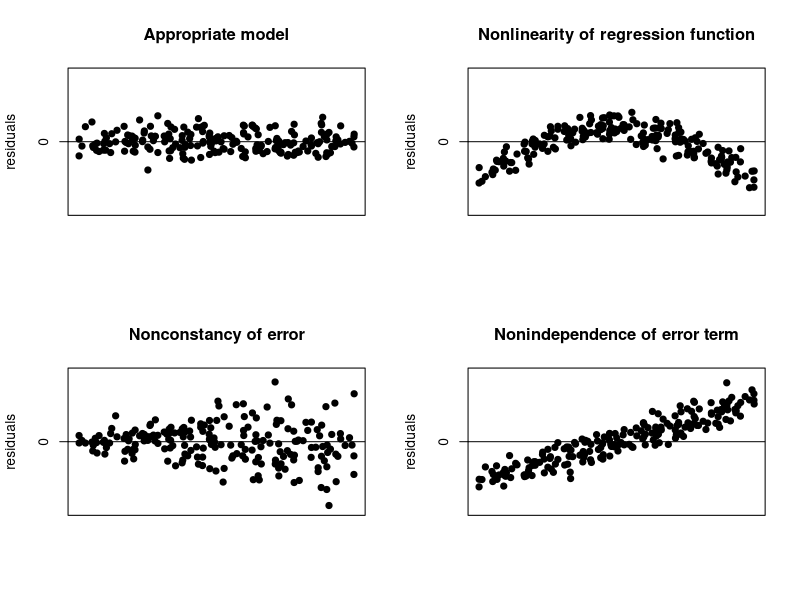

The R source for this figure:
set.seed(0)
n <- 200

pdf("resprop.pdf", width=10, height=6)
par(mfcol=c(2,2))
x <- runif(n)
u <- rnorm(n)
plot(x, u, ylim=c(-7,7), main="Appropriate model", axes=F, ylab="residuals", xlab="", pch=19)
box()
axis(2, at=0)
abline(h=0)

u <- (3*x+0.5)*rnorm(n)
plot(x, u, ylim=c(-8,8), main="Nonconstancy of error", axes=F, ylab="residuals", xlab="", pch=19)
box()
axis(2, at=0)
abline(h=0)

u <- rnorm(n)-25*(x-0.25)*(x-0.75)
plot(x, u, ylim=c(-8,8), main="Nonlinearity of regression function", axes=F, ylab="residuals", xlab="", pch=19)
box()
axis(2, at=0)
abline(h=0)

u <- rnorm(n)+10*(x-0.5)
plot(x, u, ylim=c(-8,8), main="Nonindependence of error term", axes=F, ylab="residuals", xlab="", pch=19)
box()
axis(2, at=0)
abline(h=0)
dev.off()
if (interactive()) browseURL(paste0(getwd(),"/resprop.pdf"))
